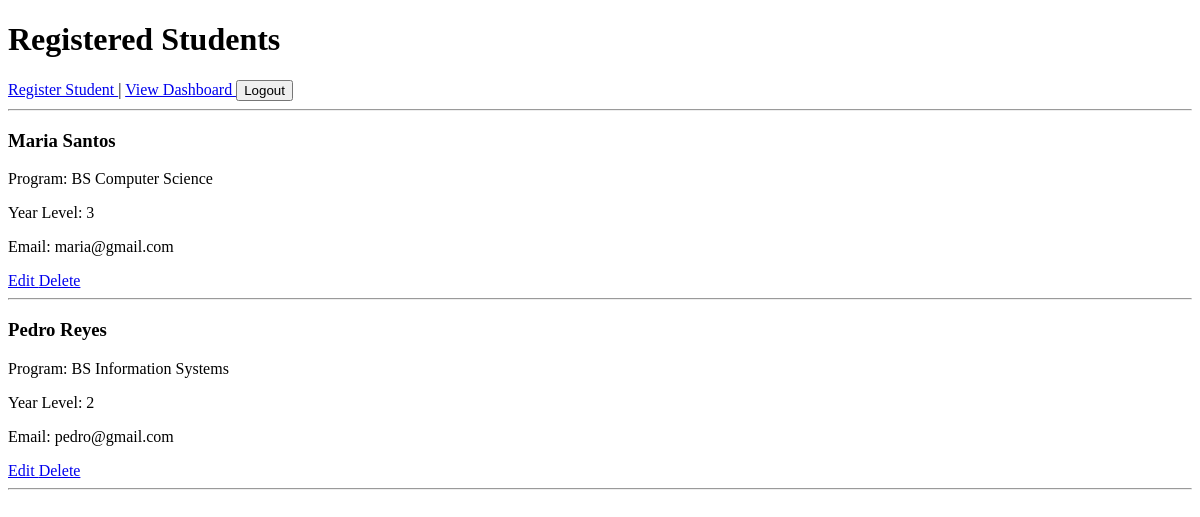
Page /registration/ on the earlier database version.
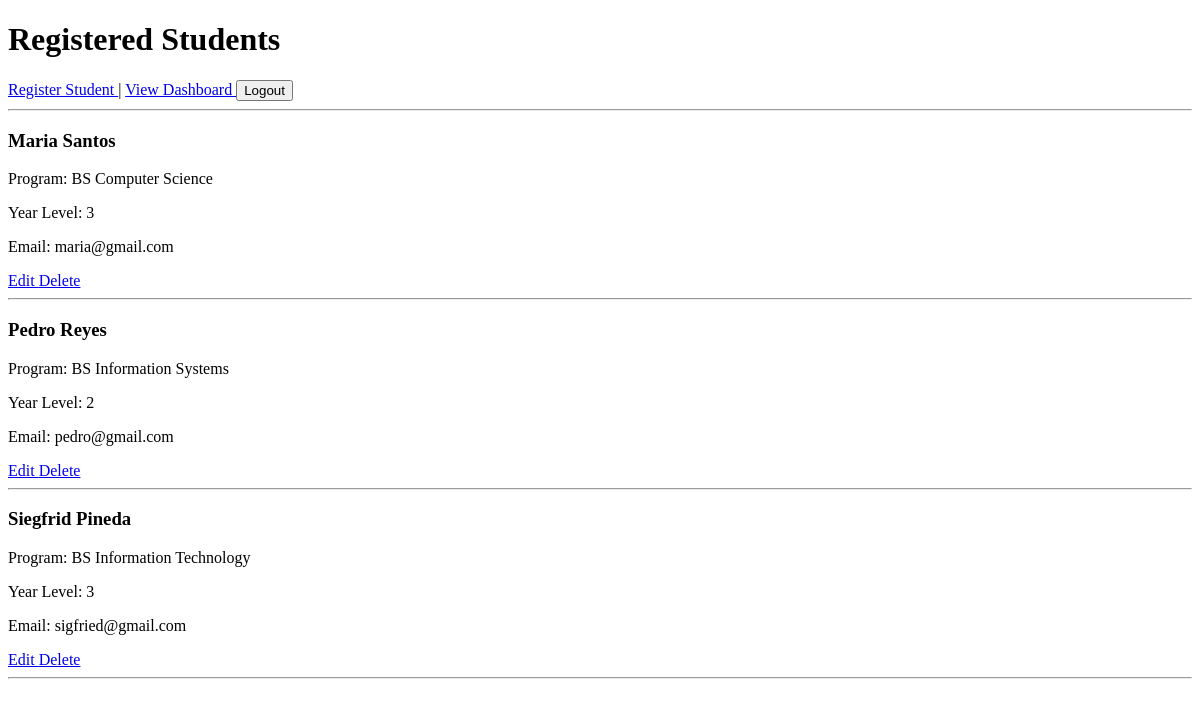
Same page on the later database version.
### registration/models.py (models this page shows, shortened)
class Student(models.Model):
    student_name = models.CharField(max_length=100)
    program = models.CharField(max_length=100)
    year_level = models.IntegerField()
    email = models.EmailField()

### registration/views.py (the view)
def student_list(request):
    students = Student.objects.all()
    return render(
        request,
        'registration/student_list.html',
        {'students': students}
    )

### registration/templates/registration/student_list.html (shortened to what this page needs)
<!DOCTYPE html>
<html>
<head>
</head>
<body>
    <h1>Registered Students</h1>
<a href="{% url 'student_create' %}">
    Register Student
</a>
|
<a href="{% url 'student_dashboard' %}">
    View Dashboard
</a>
<form action="{% url 'logout' %}" method="post" style="display: inline;">
    <button type="submit">Logout</button>
</form>
<hr>
    {% for student in students %}
        <h3>{{ student.student_name }}</h3>
        <p>Program: {{ student.program }}</p>
        <p>Year Level: {{ student.year_level }}</p>
        <p>Email: {{ student.email }}</p>
        <a href="{% url 'student_update' student.pk %}">
            Edit
        </a>
        <a href="{% url 'student_delete' student.pk %}">
            Delete
        </a>
        <hr>
    {% empty %}
        <p>No students registered yet.</p>
    {% endfor %}
</body>
</html>

Differences in the rows shown:
added Student: student_name "Siegfrid Pineda", program "BS Information Technology", year_level "3", email "sigfried@gmail.com"
